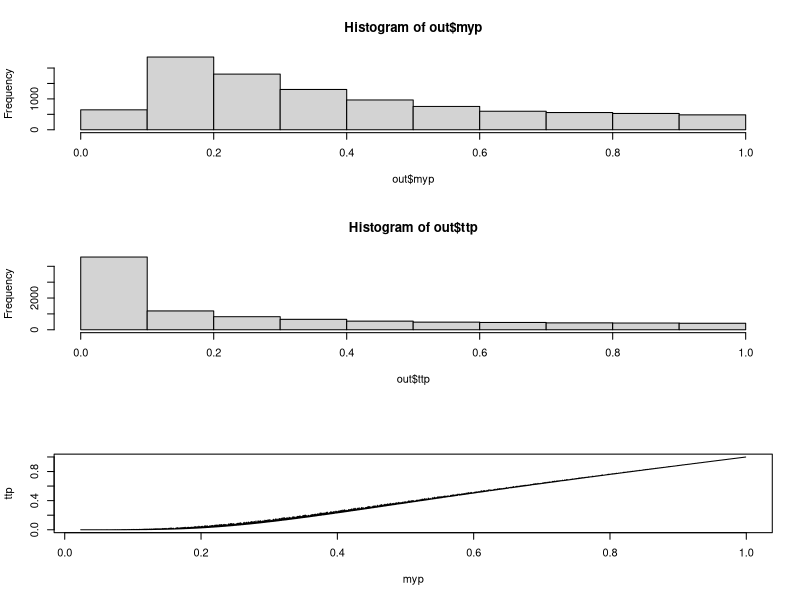

Reproduce this figure in R.
n <- 5
p <- 2
r <- 0.5
R <- diag(n) * (1-r) + r
L <- t(chol(R))
detR <- det(R)

ttsim <- function(n, p, L, detR){
  x <- L %*% matrix(rnorm(n * p), n, p)
  mu <- apply(x,2,mean)
  dmu <- diff(mu)
  tval <- dmu / sqrt(sum(apply(x, 2, function(i) var(i) / length(i))))
  c(myp = 1 - abs(0.5 - pt(tval, df = 0 + detR * (n * p - 4))) * 2,
    ttp = t.test(x[,1], x[,2])$p.value)
}

nrep <- 1E4
out <- data.frame(t(replicate(nrep, ttsim(n, p, L, detR))))

par(mfrow = c(3,1))
hist(out$myp, xlim = c(0,1), breaks = 0:10/10)
hist(out$ttp, xlim = c(0,1), breaks = 0:10/10)
plot(out[order(out$myp),], type = "l")
cor(out)
